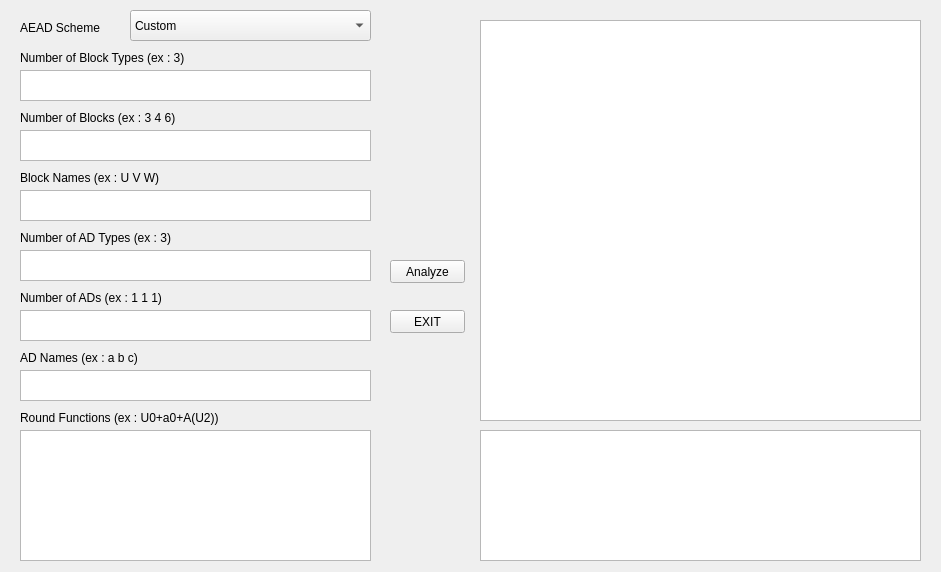
<?xml version="1.0" encoding="UTF-8"?>
<ui version="4.0">
 <class>KeyCommittingTool</class>
 <widget class="QWidget" name="KeyCommittingTool">
  <property name="geometry">
   <rect>
    <x>0</x>
    <y>0</y>
    <width>941</width>
    <height>572</height>
   </rect>
  </property>
  <property name="windowTitle">
   <string>Form</string>
  </property>
  <widget class="QTextEdit" name="input_text_edit">
   <property name="geometry">
    <rect>
     <x>20</x>
     <y>70</y>
     <width>351</width>
     <height>31</height>
    </rect>
   </property>
  </widget>
  <widget class="QComboBox" name="cipher_type_combo">
   <property name="geometry">
    <rect>
     <x>130</x>
     <y>10</y>
     <width>241</width>
     <height>31</height>
    </rect>
   </property>
   <property name="toolTip">
    <string>&lt;html&gt;&lt;head/&gt;&lt;body&gt;&lt;p&gt;&lt;br/&gt;&lt;/p&gt;&lt;/body&gt;&lt;/html&gt;</string>
   </property>
   <property name="whatsThis">
    <string>&lt;html&gt;&lt;head/&gt;&lt;body&gt;&lt;p&gt;&lt;br/&gt;&lt;/p&gt;&lt;/body&gt;&lt;/html&gt;</string>
   </property>
   <item>
    <property name="text">
     <string>Custom</string>
    </property>
   </item>
   <item>
    <property name="text">
     <string>AEGIS-128</string>
    </property>
   </item>
   <item>
    <property name="text">
     <string>AEGIS-128L</string>
    </property>
   </item>
   <item>
    <property name="text">
     <string>AEGIS-256</string>
    </property>
   </item>
   <item>
    <property name="text">
     <string>Rocca</string>
    </property>
   </item>
   <item>
    <property name="text">
     <string>Rocca-S</string>
    </property>
   </item>
   <item>
    <property name="text">
     <string>Tiaoxin-346</string>
    </property>
   </item>
  </widget>
  <widget class="QPushButton" name="analyze_button">
   <property name="geometry">
    <rect>
     <x>390</x>
     <y>260</y>
     <width>75</width>
     <height>23</height>
    </rect>
   </property>
   <property name="text">
    <string>Analyze</string>
   </property>
  </widget>
  <widget class="QPushButton" name="exit_button">
   <property name="geometry">
    <rect>
     <x>390</x>
     <y>310</y>
     <width>75</width>
     <height>23</height>
    </rect>
   </property>
   <property name="text">
    <string>EXIT</string>
   </property>
  </widget>
  <widget class="QTextBrowser" name="result_text_edit">
   <property name="geometry">
    <rect>
     <x>480</x>
     <y>430</y>
     <width>441</width>
     <height>131</height>
    </rect>
   </property>
  </widget>
  <widget class="QTextBrowser" name="equation_text_edit">
   <property name="geometry">
    <rect>
     <x>480</x>
     <y>20</y>
     <width>441</width>
     <height>401</height>
    </rect>
   </property>
  </widget>
  <widget class="QLabel" name="label">
   <property name="geometry">
    <rect>
     <x>20</x>
     <y>20</y>
     <width>131</width>
     <height>16</height>
    </rect>
   </property>
   <property name="text">
    <string>AEAD Scheme</string>
   </property>
  </widget>
  <widget class="QLabel" name="label_2">
   <property name="geometry">
    <rect>
     <x>20</x>
     <y>50</y>
     <width>351</width>
     <height>16</height>
    </rect>
   </property>
   <property name="text">
    <string>Number of Block Types (ex : 3)</string>
   </property>
  </widget>
  <widget class="QLabel" name="label_3">
   <property name="geometry">
    <rect>
     <x>20</x>
     <y>110</y>
     <width>351</width>
     <height>16</height>
    </rect>
   </property>
   <property name="text">
    <string>Number of Blocks (ex : 3 4 6)</string>
   </property>
  </widget>
  <widget class="QTextEdit" name="input_text_edit_2">
   <property name="geometry">
    <rect>
     <x>20</x>
     <y>130</y>
     <width>351</width>
     <height>31</height>
    </rect>
   </property>
  </widget>
  <widget class="QLabel" name="label_4">
   <property name="geometry">
    <rect>
     <x>20</x>
     <y>170</y>
     <width>351</width>
     <height>16</height>
    </rect>
   </property>
   <property name="text">
    <string>Block Names (ex : U V W)</string>
   </property>
  </widget>
  <widget class="QTextEdit" name="input_text_edit_3">
   <property name="geometry">
    <rect>
     <x>20</x>
     <y>190</y>
     <width>351</width>
     <height>31</height>
    </rect>
   </property>
  </widget>
  <widget class="QLabel" name="label_5">
   <property name="geometry">
    <rect>
     <x>20</x>
     <y>230</y>
     <width>351</width>
     <height>16</height>
    </rect>
   </property>
   <property name="text">
    <string>Number of AD Types (ex : 3)</string>
   </property>
  </widget>
  <widget class="QTextEdit" name="input_text_edit_4">
   <property name="geometry">
    <rect>
     <x>20</x>
     <y>250</y>
     <width>351</width>
     <height>31</height>
    </rect>
   </property>
  </widget>
  <widget class="QLabel" name="label_6">
   <property name="geometry">
    <rect>
     <x>20</x>
     <y>290</y>
     <width>351</width>
     <height>16</height>
    </rect>
   </property>
   <property name="text">
    <string>Number of ADs (ex : 1 1 1)</string>
   </property>
  </widget>
  <widget class="QTextEdit" name="input_text_edit_5">
   <property name="geometry">
    <rect>
     <x>20</x>
     <y>310</y>
     <width>351</width>
     <height>31</height>
    </rect>
   </property>
  </widget>
  <widget class="QLabel" name="label_7">
   <property name="geometry">
    <rect>
     <x>20</x>
     <y>350</y>
     <width>351</width>
     <height>16</height>
    </rect>
   </property>
   <property name="text">
    <string>AD Names (ex : a b c)</string>
   </property>
  </widget>
  <widget class="QTextEdit" name="input_text_edit_6">
   <property name="geometry">
    <rect>
     <x>20</x>
     <y>370</y>
     <width>351</width>
     <height>31</height>
    </rect>
   </property>
  </widget>
  <widget class="QLabel" name="label_8">
   <property name="geometry">
    <rect>
     <x>20</x>
     <y>410</y>
     <width>351</width>
     <height>16</height>
    </rect>
   </property>
   <property name="text">
    <string>Round Functions (ex : U0+a0+A(U2))</string>
   </property>
  </widget>
  <widget class="QTextEdit" name="input_text_edit_7">
   <property name="geometry">
    <rect>
     <x>20</x>
     <y>430</y>
     <width>351</width>
     <height>131</height>
    </rect>
   </property>
  </widget>
 </widget>
 <resources/>
 <connections/>
</ui>
